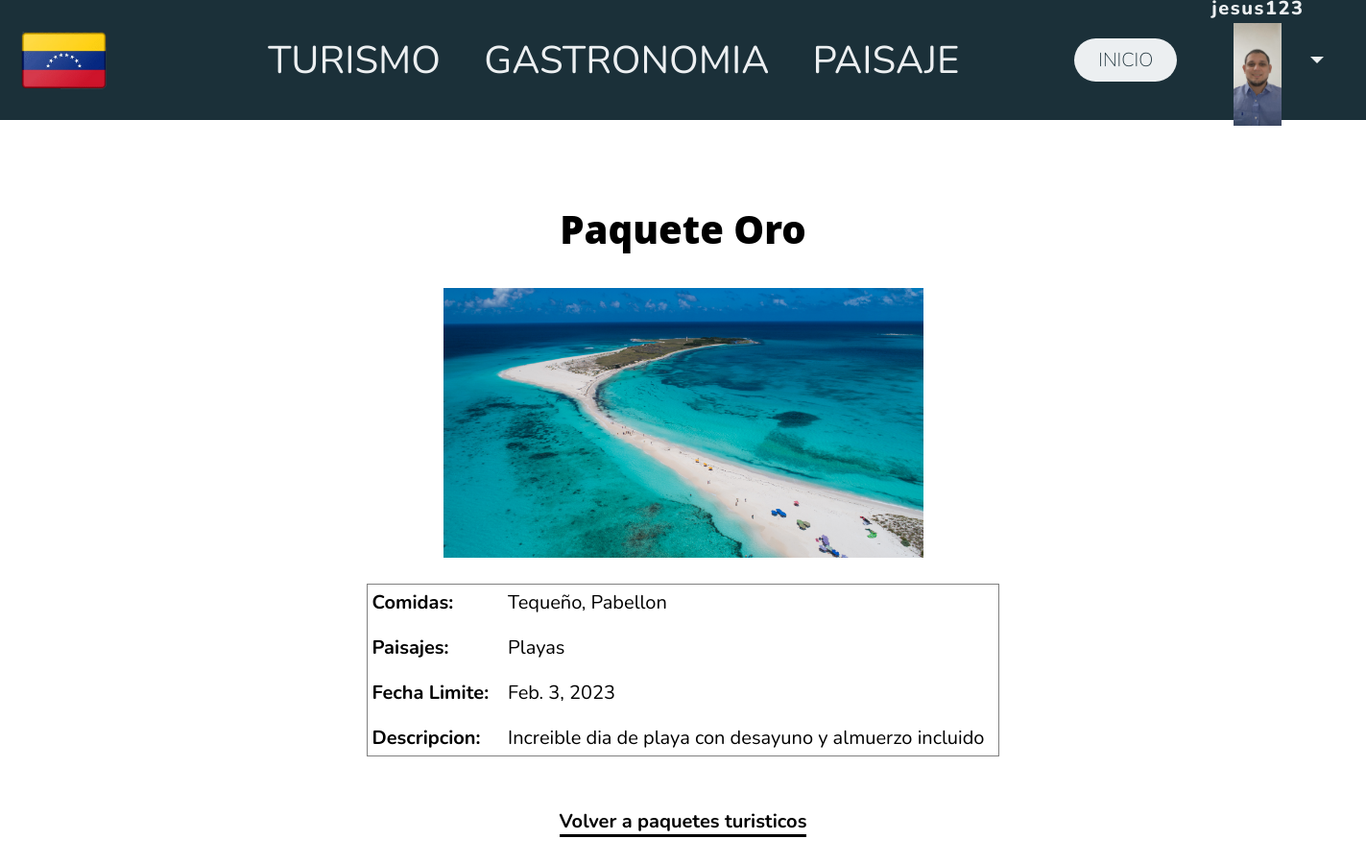
Screenshot of /vzla/detalle-turismo/8/ (signed in) with the database file from the repository.
### vzla/models.py (models this page shows, shortened)
class Avatar(models.Model):
    user = models.OneToOneField(User, on_delete=models.CASCADE, null=True)
    imagen = models.ImageField(upload_to='avatares', null=True, blank=True)

class Turismo(models.Model):
    nombre = models.CharField(max_length=64)
    comidas = models.CharField(max_length=128)
    paisajes = models.CharField(max_length=128)
    fecha_limite = models.DateField(null=True)
    descripcion = models.TextField()
    imagen = models.ImageField(upload_to="turismo", null=True, blank=True)

### vzla/views.py (the view)
# urls.py: path('detalle-turismo/<int:id>/', T_DetailView, name='detalle_turismo'),
@login_required
def T_DetailView(request, id):
    turismo = Turismo.objects.get(id=id)
    contexto = {'turismo': turismo}
    return render(request=request,
        template_name='vzla/detalle_turismo.html',
        context=contexto,)

### vzla/templates/vzla/detalle_turismo.html (shortened to what this page needs)
{% extends "vzla/base.html" %}
{% block contenido %}
<div align="center">
    <h2>{{ turismo.nombre }}</h2>
    <br>
    <td><img src="{{ turismo.imagen.url }}"style="width:500px;"/></td><br>
    <TABLE BORDER>
        <br>
        <TR><TH> Comidas: </TH>
            <TD>
            <TD> {{ turismo.comidas }} </TD></TR>
            <TD>
        <TR><TH> Paisajes: </TH>
            <TD>
            <TD> {{ turismo.paisajes }} </TD></TR>
            <TD>
        <TR><TH> Fecha Limite: </TH>
            <TD>
            <TD> {{ turismo.fecha_limite }} </TD></TR>
            <TD>
        <TR><TH> Descripcion: </TH>
            <TD>
            <TD> {{ turismo.descripcion }} </TD>
            <TD>
    </TABLE>
<div>
    <br>
    <br>
<div align="center">
    <a class='vinculo' href="{% url 'turismo' %}">Volver a paquetes turisticos</a>
{% endblock contenido %}

### vzla/templates/vzla/base.html (shortened to what this page needs)
{% load static %}
<link rel="stylesheet" href="{% static "styles.css" %}" type='text/css'>
<!DOCTYPE html>
<html lang="en">
<head>
</head>
<body>
    <header class="header">
        <div class="logo">
            <img src={% static "img/vzla4.png" %} alt="bandera" >
        </div>
        <nav>
           <ul class="nav-links">
                <li><a href="{% url 'turismo' %}">TURISMO</a></li>
                <li><a href="{% url 'gastronomia' %}">GASTRONOMIA</a></li>
                <li><a href="{% url 'paisajes' %}">PAISAJE</a></li>
           </ul>
        </nav>
        <a class="boton" href="{% url 'inicio' %}"><button>INICIO</button></a>
        {% if user.is_authenticated %}
        <div class="dropdown">
            <button class="btn btn-secondary dropdown-toggle" type="button" id="dropdownMenuButton1" data-bs-toggle="dropdown" aria-expanded="false">
                <div style="display: inline-grid";align = "center">
                    <span style="">{{ user.username }}</span>
                    <div align = "center">
                        <img src="{{ user.avatar.imagen.url }}" style="width:50px;"/>
                    </div>
                </div>
            </button>
          </div>
        {% else %}
        <a class="btn btn-secondary" href="{% url 'login' %}" >Iniciar Sesión</a>
        {% endif %}
    </header>
</body>
<section style="padding:90px 50px;">
    {% block contenido %}
    {% endblock contenido %}
</section>
</html>

### rows the page displays
Turismo: nombre "Paquete Oro", imagen (picture), comidas "Tequeño, Pabellon", paisajes "Playas", fecha_limite "Feb. 3, 2023", descripcion "Increible dia de playa con desayuno y almuerzo incluido"
